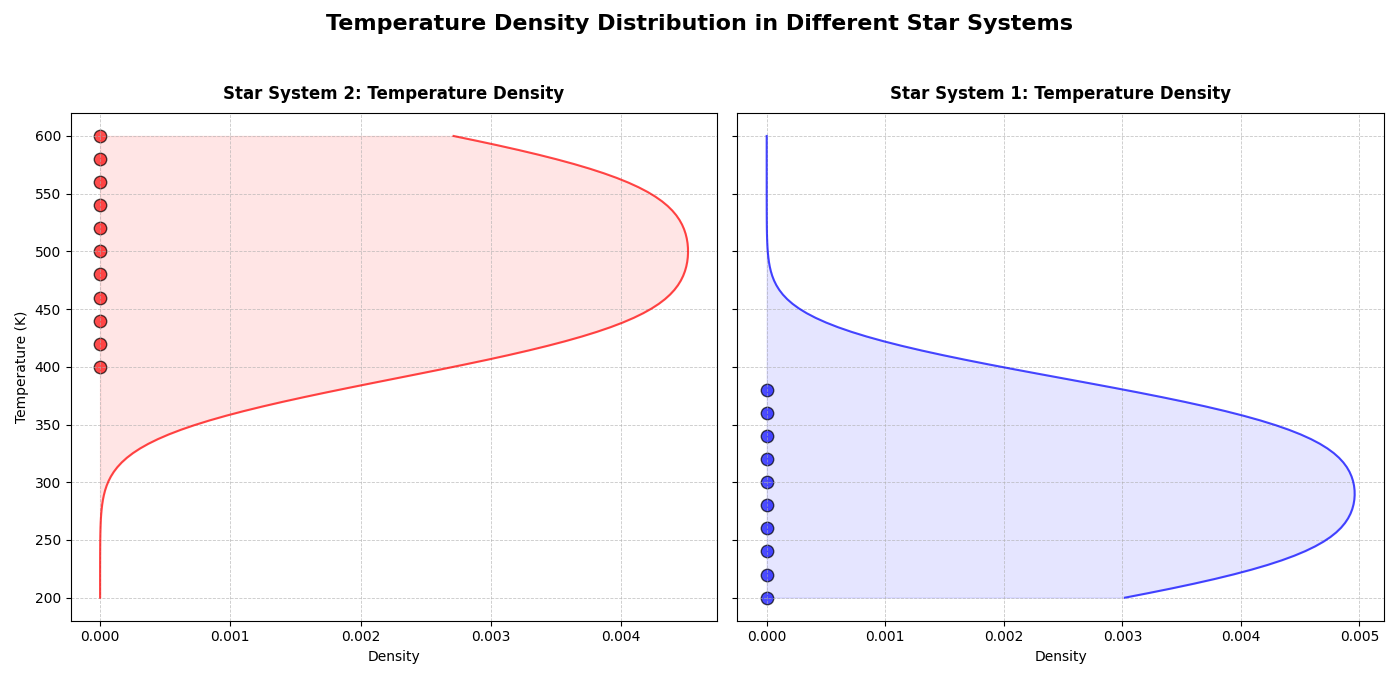

Reproduce this figure in Python.
import numpy as np
import matplotlib.pyplot as plt
from scipy.stats import gaussian_kde

luminosity_star_system1 = np.array([0.01, 0.03, 0.05, 0.07, 0.1, 0.15, 0.2, 0.25, 0.3, 0.35])
temperature_star_system1 = np.array([200, 220, 240, 260, 280, 300, 320, 340, 360, 380])

luminosity_star_system2 = np.array([0.5, 0.55, 0.6, 0.65, 0.7, 0.75, 0.8, 0.85, 0.9, 0.95, 1.0])
temperature_star_system2 = np.array([400, 420, 440, 460, 480, 500, 520, 540, 560, 580, 600])

kde_temp1 = gaussian_kde(temperature_star_system1)
kde_temp2 = gaussian_kde(temperature_star_system2)

temperature_grid = np.linspace(200, 600, 100)

density_temp1 = kde_temp1(temperature_grid)
density_temp2 = kde_temp2(temperature_grid)

fig, ax = plt.subplots(1, 2, figsize=(14, 7), sharey=True)

# Subplot for Star System 2 moved to the first position
ax[0].plot(density_temp2, temperature_grid, color='red', alpha=0.7)
ax[0].fill_betweenx(temperature_grid, density_temp2, color='red', alpha=0.1)
ax[0].scatter([0]*len(temperature_star_system2), temperature_star_system2, color='red', edgecolor='black', s=80, alpha=0.7)
ax[0].set_title("Star System 2: Temperature Density", fontsize=12, fontweight='bold', pad=10)
ax[0].set_ylabel("Temperature (K)", fontsize=10)
ax[0].set_xlabel("Density", fontsize=10)
ax[0].grid(True, linestyle='--', linewidth=0.6, alpha=0.7)

# Subplot for Star System 1 moved to the second position
ax[1].plot(density_temp1, temperature_grid, color='blue', alpha=0.7)
ax[1].fill_betweenx(temperature_grid, density_temp1, color='blue', alpha=0.1)
ax[1].scatter([0]*len(temperature_star_system1), temperature_star_system1, color='blue', edgecolor='black', s=80, alpha=0.7)
ax[1].set_title("Star System 1: Temperature Density", fontsize=12, fontweight='bold', pad=10)
ax[1].set_xlabel("Density", fontsize=10)
ax[1].grid(True, linestyle='--', linewidth=0.6, alpha=0.7)

fig.suptitle("Temperature Density Distribution in Different Star Systems", fontsize=16, fontweight='bold')

plt.tight_layout(rect=[0, 0.03, 1, 0.95])
plt.show()
